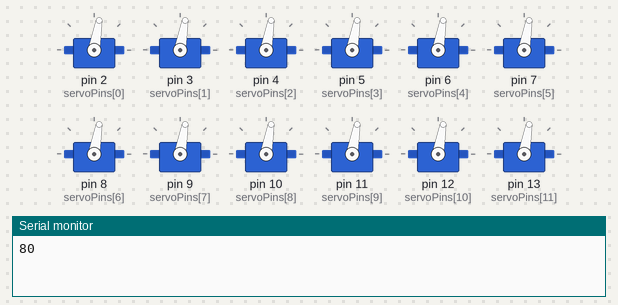
Recording of a sketch running on a simulated Arduino Uno, built with avr-gcc and run on an emulated ATmega328P. On the bench: 12 × servo, the last lines printed to the serial monitor.

Above: at 0.05 s.
At 1.05 s:
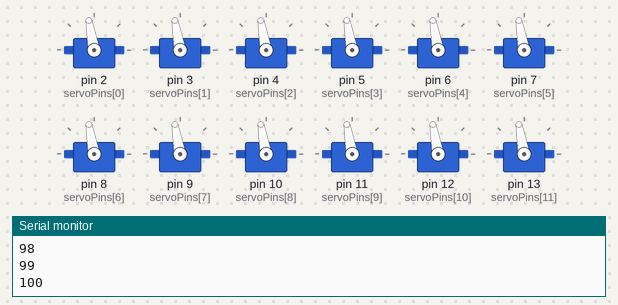
Timing chart, 0 to 4.7 s (numbered marks = the images above):
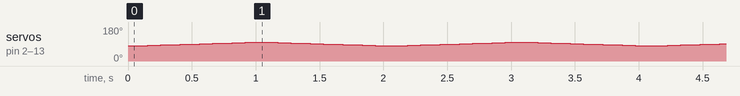

The sketch:

servo12test.ino
```cpp
#include <Servo.h>
Servo myServos[12];
int servoPins[12] = {2,3,4,5,6,7,8,9,10,11,12,13};
int pinCount = 12;
int brightness = 80;    // how bright the LED is
int fadeAmount = 1;    // how many points to fade the LED by

// the setup routine runs once when you press reset:
void setup() {
  Serial.begin(9600);
  for (int thisPin = 0; thisPin < pinCount; thisPin++) {
    myServos[thisPin].attach(servoPins[thisPin]);
  }
}

void loop() {
  Serial.println(brightness);
  for (int thisPin = 0; thisPin < pinCount; thisPin++) {
    myServos[thisPin].write(brightness);
  }
  brightness = brightness + fadeAmount;

  if (brightness == 80 || brightness == 100) {
    fadeAmount = -fadeAmount ;
  }
  delay(50);
}
```
